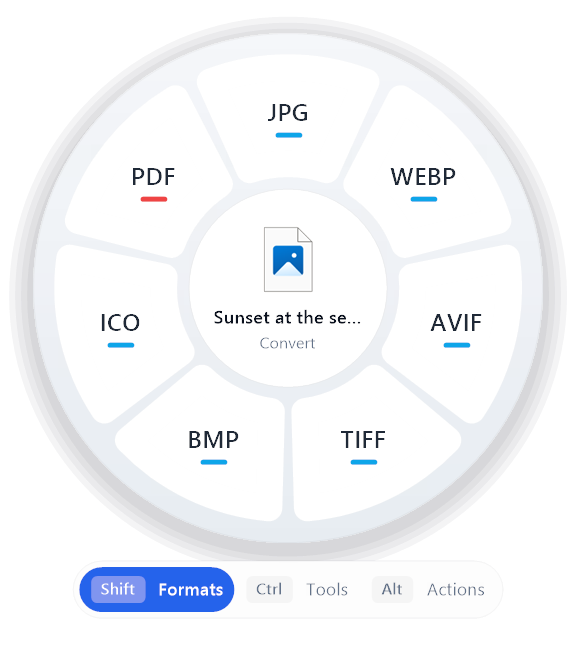
#> input picture 01-image-convert-light.png, 576 x 645 px
$ python make_ico.py ../01-image-convert-light.png
#> lines starting #> are read from the running program, lines starting #| are printed output that depends on the picture
"""Builds Windows .ico files from the 1024 px artwork.
shiftdrop.ico        BMP entries up to 128 px + PNG at 256 px (the standard Windows layout)
shiftdrop-setup.ico  BMP entries only, for tools that can't read PNG icons (Inno Setup)"""
import io, struct, sys
from PIL import Image

SIZES = [16, 20, 24, 32, 40, 48, 64, 128, 256]

def bmp_entry(img):
    w, h = img.size
    px = img.convert("RGBA").transpose(Image.FLIP_TOP_BOTTOM).tobytes()
    bgra = bytearray(len(px))
    bgra[0::4], bgra[1::4], bgra[2::4], bgra[3::4] = px[2::4], px[1::4], px[0::4], px[3::4]
    mask_row = ((w + 31) // 32) * 4
    header = struct.pack("<IiiHHIIiiII", 40, w, h * 2, 1, 32, 0, len(bgra) + mask_row * h, 0, 0, 0, 0)
    return header + bytes(bgra) + bytes(mask_row * h)  # AND mask all zero: alpha decides

def png_entry(img):
    b = io.BytesIO(); img.save(b, "PNG", optimize=True); return b.getvalue()

def write_ico(path, images, png_from):
    entries = [png_entry(im) if im.size[0] >= png_from else bmp_entry(im) for im in images]
    out = struct.pack("<HHH", 0, 1, len(entries))
    offset = 6 + 16 * len(entries)
    for im, data in zip(images, entries):
        s = im.size[0]
        out += struct.pack("<BBBBHHII", s % 256, s % 256, 0, 0, 1, 32, len(data), offset)
        offset += len(data)
    open(path, "wb").write(out + b"".join(entries))

src = Image.open(sys.argv[1]).convert("RGBA")
#> src is the input picture: PIL image 576x645 RGBA; mean R, G, B, A 150.8, 152.6, 157.8, 157.7
imgs = [src.resize((s, s), Image.LANCZOS) for s in SIZES]
#> imgs = 9 items
write_ico("assets/shiftdrop.ico", imgs, png_from=256)
#> in png_entry, `img.save(b, 'PNG', optimize=True)`:
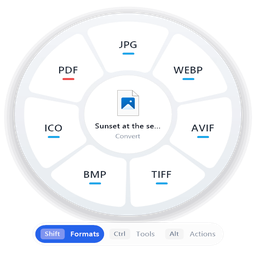
#> img: PIL image 256x256 RGBA; mean R, G, B, A 153.1, 154.9, 159.9, 157.8; transparent parts drawn white
#> in write_ico, `offset = 6 + 16 * len(entries)`: offset = 150
#> the loop in write_ico, `for im, data in zip(images, entries):` made 9 passes
#> (s, offset) on passes 1 to 9: (16, 1278), (20, 2998), (24, 5438), (32, 9702), (40, 16462), (48, 26102), (64, 43038), (128, 110662), (256, 155829)
#> after the loop in write_ico, `for im, data in zip(images, entries):`: offset = 155829
write_ico("assets/shiftdrop-setup.ico", imgs, png_from=10_000)
#> the loop in write_ico (call 2), `for im, data in zip(images, entries):` made 9 passes
print("ok")

$ run again, on 03-image-tools-light.png
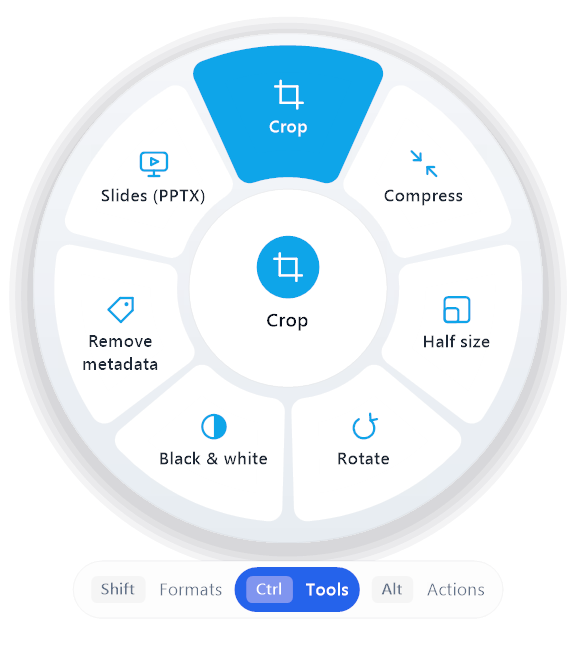
#> input picture 03-image-tools-light.png, 576 x 645 px
#> src is the input picture: PIL image 576x645 RGBA; mean R, G, B, A 137.7, 148.2, 157, 157.7
#> imgs = 9 items
#> in png_entry, `img.save(b, 'PNG', optimize=True)`:
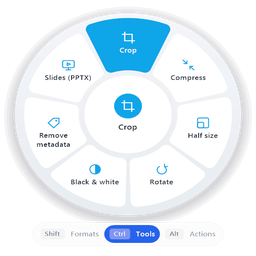
#> img: PIL image 256x256 RGBA; mean R, G, B, A 139.9, 150.5, 159, 157.8; transparent parts drawn white
#> in write_ico, `offset = 6 + 16 * len(entries)`: offset = 150
#> the loop in write_ico, `for im, data in zip(images, entries):` made 9 passes
#> (s, offset) on passes 1 to 8: (16, 1278), (20, 2998), (24, 5438), (32, 9702), (40, 16462), (48, 26102), (64, 43038), (128, 110662)
#> after the loop in write_ico, `for im, data in zip(images, entries):`: offset = 160213
#> the loop in write_ico (call 2), `for im, data in zip(images, entries):` made 9 passes
